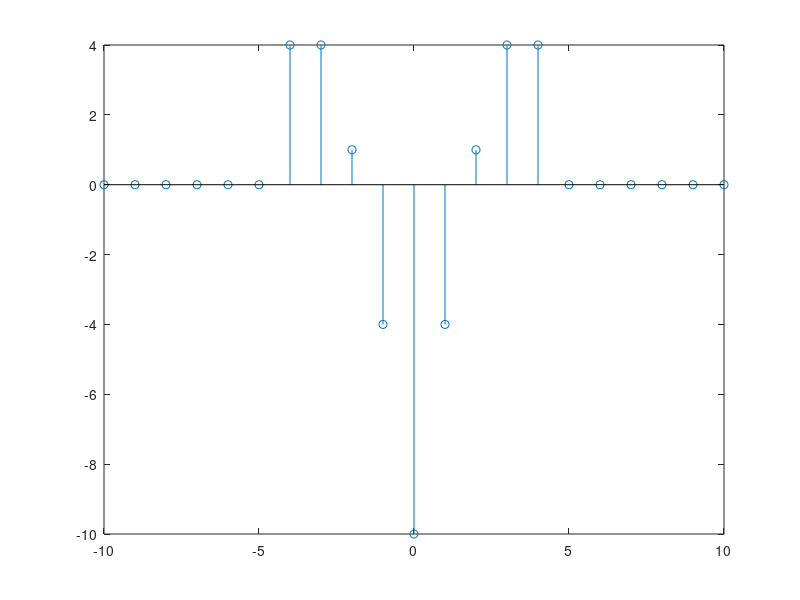

The MATLAB script that drew this image:
x = -10 : 10;
y = 0;

for k = -2 : 2
    n = k.*(k <= 2 && k >= -2);                 % Determine the original graph
    nshiftk = circshift(x, k);                  % move the graph n by k
    nk = k.*(nshiftk >= -2 & nshiftk <= 2);     % Doing the convolution (the amp part)
    y = y + nshiftk.*nk;                        % Doing the convolution (adding part)
end

stem(x, y);